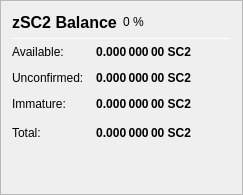
                   <widget class="QFrame" name="frame_ZerocoinBalances">
                    <property name="frameShape">
                     <enum>QFrame::StyledPanel</enum>
                    </property>
                    <property name="frameShadow">
                     <enum>QFrame::Raised</enum>
                    </property>
                    <layout class="QVBoxLayout" name="verticalLayout_7">
                     <item>
                      <layout class="QHBoxLayout" name="horizontalLayout_8" stretch="0,0,0">
                       <item>
                        <widget class="QLabel" name="label_5z_3">
                         <property name="minimumSize">
                          <size>
                           <width>0</width>
                           <height>20</height>
                          </size>
                         </property>
                         <property name="font">
                          <font>
                           <pointsize>12</pointsize>
                           <weight>75</weight>
                           <bold>true</bold>
                          </font>
                         </property>
                         <property name="text">
                          <string>zSC2 Balance</string>
                         </property>
                        </widget>
                       </item>
                       <item>
                        <widget class="QLabel" name="labelzSC2Percent">
                         <property name="text">
                          <string notr="true">0 %</string>
                         </property>
                        </widget>
                       </item>
                       <item>
                        <spacer name="horizontalSpacer_11">
                         <property name="orientation">
                          <enum>Qt::Horizontal</enum>
                         </property>
                         <property name="sizeHint" stdset="0">
                          <size>
                           <width>40</width>
                           <height>20</height>
                          </size>
                         </property>
                        </spacer>
                       </item>
                      </layout>
                     </item>
                     <item>
                      <widget class="Line" name="line_ZerocoinBalance">
                       <property name="minimumSize">
                        <size>
                         <width>0</width>
                         <height>1</height>
                        </size>
                       </property>
                       <property name="maximumSize">
                        <size>
                         <width>16777215</width>
                         <height>1</height>
                        </size>
                       </property>
                       <property name="orientation">
                        <enum>Qt::Horizontal</enum>
                       </property>
                      </widget>
                     </item>
                     <item>
                      <layout class="QGridLayout" name="gridLayout_5">
                       <property name="spacing">
                        <number>12</number>
                       </property>
                       <item row="1" column="0">
                        <widget class="QLabel" name="labelzBalanceMatureText">
                         <property name="toolTip">
                          <string>Mature: more than 20 confirmation and more than 1 mint of the same denomination after it was minted.
These zSC2 are spendable.</string>
                         </property>
                         <property name="text">
                          <string>Available:</string>
                         </property>
                        </widget>
                       </item>
                       <item row="1" column="1">
                        <widget class="QLabel" name="labelzBalanceMature">
                         <property name="font">
                          <font>
                           <weight>75</weight>
                           <bold>true</bold>
                          </font>
                         </property>
                         <property name="toolTip">
                          <string>Mature: more than 20 confirmation and more than 1 mint of the same denomination after it was minted.
These zSC2 are spendable.</string>
                         </property>
                         <property name="text">
                          <string notr="true">0.000 000 00 SC2</string>
                         </property>
                         <property name="alignment">
                          <set>Qt::AlignRight|Qt::AlignTrailing|Qt::AlignVCenter</set>
                         </property>
                        </widget>
                       </item>
                       <item row="2" column="0">
                        <widget class="QLabel" name="labelzBalanceUnconfirmedText">
                         <property name="toolTip">
                          <string>Unconfirmed: less than 20 confirmations
Immature: confirmed, but less than 1 mint of the same denomination after it was minted</string>
                         </property>
                         <property name="text">
                          <string>Unconfirmed:</string>
                         </property>
                        </widget>
                       </item>
                       <item row="2" column="1">
                        <widget class="QLabel" name="labelzBalanceUnconfirmed">
                         <property name="font">
                          <font>
                           <weight>75</weight>
                           <bold>true</bold>
                          </font>
                         </property>
                         <property name="toolTip">
                          <string>Unconfirmed: less than 20 confirmations
Immature: confirmed, but less than 1 mint of the same denomination after it was minted</string>
                         </property>
                         <property name="text">
                          <string notr="true">0.000 000 00 SC2</string>
                         </property>
                         <property name="alignment">
                          <set>Qt::AlignRight|Qt::AlignTrailing|Qt::AlignVCenter</set>
                         </property>
                        </widget>
                       </item>
                       <item row="3" column="0">
                        <widget class="QLabel" name="labelzBalanceImmatureText">
                         <property name="toolTip">
                          <string>Unconfirmed: less than 20 confirmations
Immature: confirmed, but less than 1 mint of the same denomination after it was minted</string>
                         </property>
                         <property name="text">
                          <string>Immature:</string>
                         </property>
                        </widget>
                       </item>
                       <item row="3" column="1">
                        <widget class="QLabel" name="labelzBalanceImmature">
                         <property name="font">
                          <font>
                           <weight>75</weight>
                           <bold>true</bold>
                          </font>
                         </property>
                         <property name="toolTip">
                          <string>Unconfirmed: less than 20 confirmations
Immature: confirmed, but less than 1 mint of the same denomination after it was minted</string>
                         </property>
                         <property name="text">
                          <string notr="true">0.000 000 00 SC2</string>
                         </property>
                         <property name="alignment">
                          <set>Qt::AlignRight|Qt::AlignTrailing|Qt::AlignVCenter</set>
                         </property>
                        </widget>
                       </item>
                       <item row="4" column="0">
                        <widget class="QLabel" name="labelzBalanceText">
                         <property name="toolTip">
                          <string>Your current zSC2 balance, unconfirmed and immature zSC2 included.</string>
                         </property>
                         <property name="text">
                          <string>Total:</string>
                         </property>
                        </widget>
                       </item>
                       <item row="4" column="1">
                        <widget class="QLabel" name="labelzBalance">
                         <property name="font">
                          <font>
                           <weight>75</weight>
                           <bold>true</bold>
                          </font>
                         </property>
                         <property name="cursor">
                          <cursorShape>IBeamCursor</cursorShape>
                         </property>
                         <property name="toolTip">
                          <string>Your current zSC2 balance, unconfirmed and immature zSC2 included.</string>
                         </property>
                         <property name="text">
                          <string notr="true">0.000 000 00 SC2</string>
                         </property>
                         <property name="alignment">
                          <set>Qt::AlignRight|Qt::AlignTrailing|Qt::AlignVCenter</set>
                         </property>
                         <property name="textInteractionFlags">
                          <set>Qt::LinksAccessibleByMouse|Qt::TextSelectableByKeyboard|Qt::TextSelectableByMouse</set>
                         </property>
                        </widget>
                       </item>
                       <item row="4" column="2">
                        <spacer name="horizontalSpacer_4">
                         <property name="orientation">
                          <enum>Qt::Horizontal</enum>
                         </property>
                         <property name="sizeHint" stdset="0">
                          <size>
                           <width>40</width>
                           <height>20</height>
                          </size>
                         </property>
                        </spacer>
                       </item>
                      </layout>
                     </item>
                     <item>
                      <spacer name="verticalSpacer_4">
                       <property name="orientation">
                        <enum>Qt::Vertical</enum>
                       </property>
                       <property name="sizeHint" stdset="0">
                        <size>
                         <width>20</width>
                         <height>40</height>
                        </size>
                       </property>
                      </spacer>
                     </item>
                    </layout>
                   </widget>
